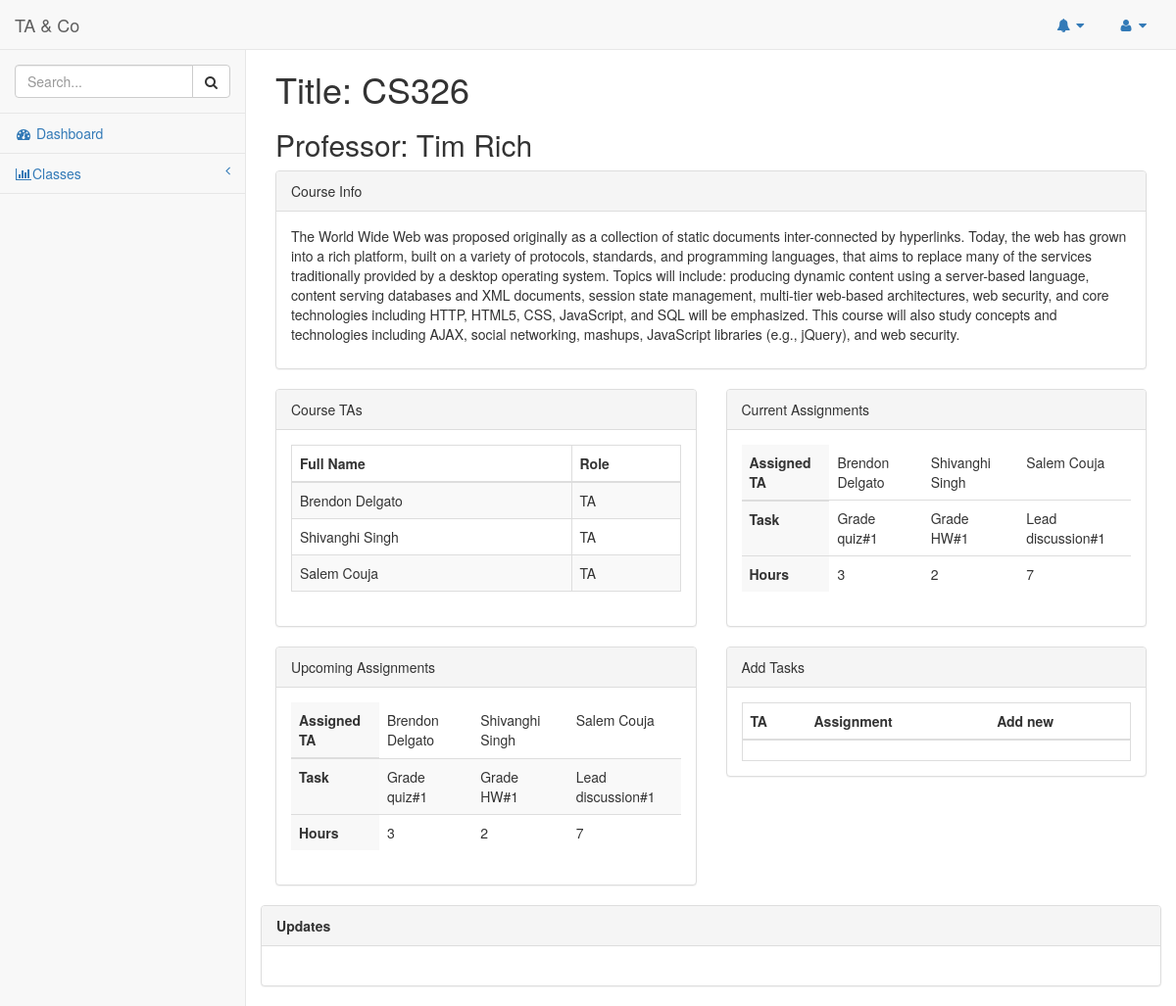
The app's page /taco/course/54110283-9b0f-487e-8e72-9b002011534c (signed in), older data.
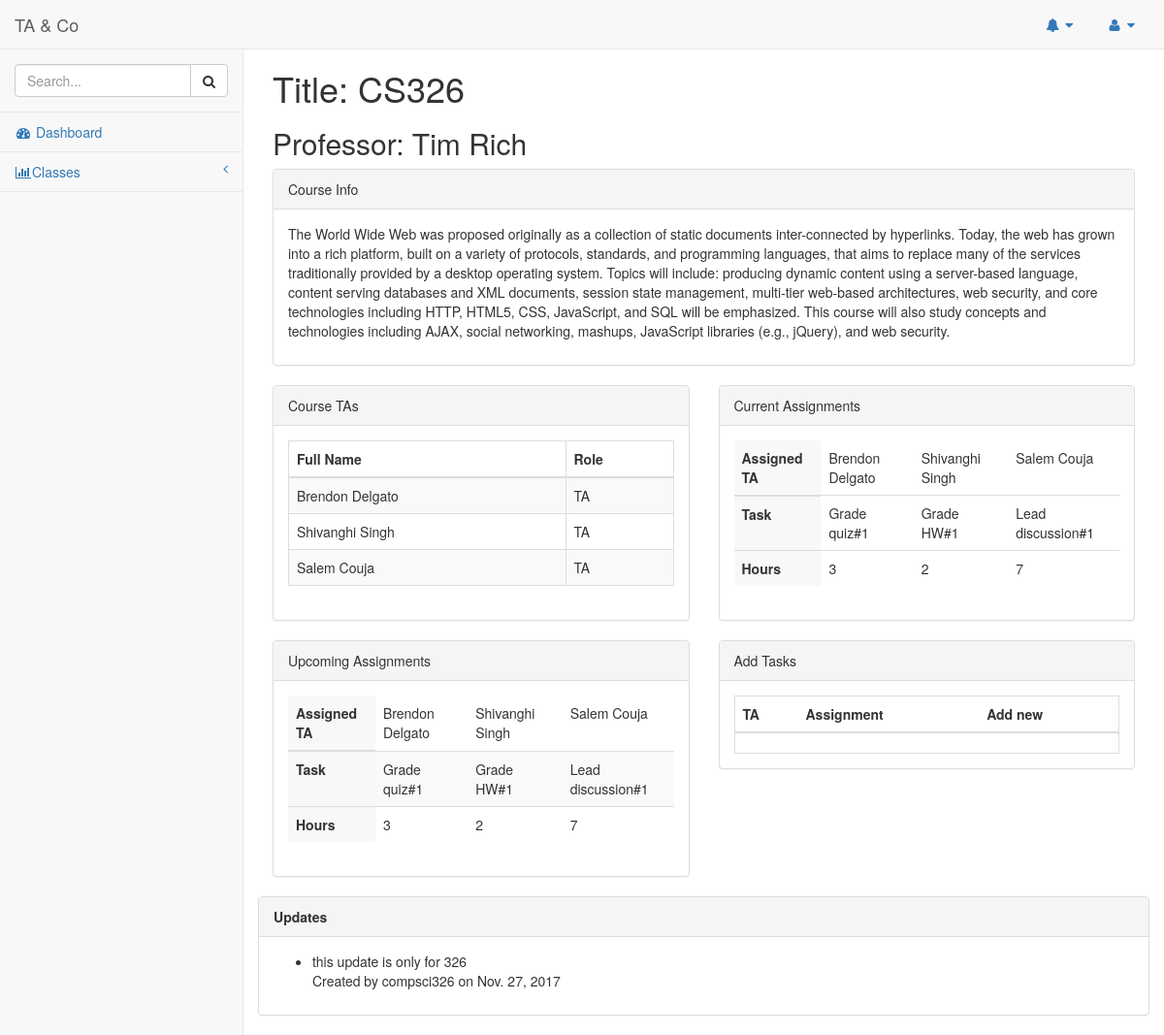
The same page, newer data.
### taco/models.py (models this page shows, shortened)
class Course(models.Model):
	cid = models.UUIDField(primary_key=True, default=uuid.uuid4, help_text="Unique ID for the Course")
	cname = models.CharField(max_length=200, help_text="Enter Course Name")
	cdescription=models.TextField(max_length=1000, help_text="Enter a brief description of the course")
	professor=models.ForeignKey('Professor', on_delete=models.SET_NULL, null=True)
	ta=models.ManyToManyField(Ta, help_text="Select a TA for this course")

class Professor(models.Model):
	pid = models.UUIDField(primary_key=True, default=uuid.uuid4, help_text="Unique ID for the Professor")
	pname = models.CharField(max_length=200, help_text="Enter Professor's Name")
	def __str__(self):
		return '%s' % (self.pname)

class Ta(models.Model):
	tid = models.UUIDField(primary_key=True, default=uuid.uuid4, help_text="Unique ID for the TA")
	full_name = models.CharField(max_length=200, help_text="Enter Full Name")
	assignment = models.ForeignKey('Assignment', on_delete=models.SET_NULL, null=True)

class Update(models.Model):
	uid = models.UUIDField(primary_key=True, default=uuid.uuid4, help_text="Unique ID for the Update")
	ustring = models.CharField(max_length=200, help_text="Enter the Update")
	desiredCourse = models.ManyToManyField(Course, help_text="Select a course that you would like to update its TA's")

class CourseUpdate(Update):
    course = models.ForeignKey(Course)

### taco/views.py (the view)
# urls.py: url(r'^course/(?P<pk>[A-Za-z0-9-]+)$', views.CourseDetailView.as_view(), name='course-detail'),
class CourseDetailView(LoginRequiredMixin, generic.DetailView):
    model = Course

### taco/templates/taco/course_detail.html (shortened to what this page needs)
{% extends "base_generic.html" %}
{% block content %}
  <div class="col-lg-12">
      <div class="row">
          <div class="col-lg-12">
              <h1> Title: {{course.cname}}</h1>
              <h2> Professor: {{course.professor}} </h2>
          </div>
      </div>
<div class="row">
      <div class="col-lg-12">
          <div class="panel panel-default">
              <div class="panel-heading">
                  Course Info
              </div>
              <div class="panel-body">
                  <p>
                    {{course.cdescription}}
                  </p>
              </div>
          </div>
      </div>
</div>
      <div class="row">
          <div class="col-lg-6">
              <div class="panel panel-default">
                  <div class="panel-heading">
                     Course TAs
                  </div>
                  <div class="panel-body">
                      <div class="table-responsive">
                          <table class="table table-striped table-bordered table-hover">
                              <thead>
                                  <tr>
                                      <th>Full Name</th>
                                      <th>Role</th>
                                  </tr>
                              </thead>
                              <tbody>
                                  {% for ta in course.ta.all %} <tr><td>{{ ta.full_name }}</td><td>TA</td></tr> {% endfor %}
                              </tbody>
                          </table>
                      </div>
                  </div>
              </div>
          </div>
          <div class="col-lg-6">
              <div class="panel panel-default">
                  <div class="panel-heading">
                    Current Assignments
                  </div>
                  <div class="panel-body">
                      <div class="table-responsive">
                          <table id="current-assignment-table" class="table">
                              <thead>
                                  <tr>
                                    <th bgcolor="#f8f8f8">Assigned TA</th>
                                    {% for ta in course.ta.all %} <td>{{ ta.full_name }}</td> {% endfor %}
                                  </tr>
                              </thead>
                              <tbody>
                                  <tr>
                                      <th bgcolor="#f8f8f8">Task</th>
                                      <td>Grade quiz#1</td>
                                      <td>Grade HW#1</td>
                                      <td>Lead discussion#1</td>
                                  </tr>
                                  <tr>
                                      <th bgcolor="#f8f8f8">Hours</th>
                                      <td>3</td>
                                      <td>2</td>
                                      <td>7</td>
                                  </tr>
                              </tbody>
                          </table>
                      </div>
                  </div>
              </div>
          </div>
      </div>
      <div class="row">
          <div class="col-lg-6">
              <div class="panel panel-default">
                  <div class="panel-heading">
                    Upcoming Assignments</div>
                  <div class="panel-body">
                      <div class="table-responsive">
                          <table class="table table-striped">
                              <thead>
                                  <tr>
                                    <th bgcolor="#f8f8f8">Assigned TA</th>
                                    {% for ta in course.ta.all %} <td>{{ ta.full_name }}</td> {% endfor %}
                                  </tr>
                              </thead>
                              <tbody>
                                  <tr>
                                      <th bgcolor="#f8f8f8">Task</th>
                                      <td>Grade quiz#1</td>
                                      <td>Grade HW#1</td>
                                      <td>Lead discussion#1</td>
                                  </tr>
                                  <tr>
                                      <th bgcolor="#f8f8f8">Hours</th>
                                      <td>3</td>
                                      <td>2</td>
                                      <td>7</td>
                                  </tr>
                              </tbody>
                          </table>
                      </div>
                  </div>
              </div>
          </div>
          <div class="col-lg-6">
              <div class="panel panel-default">
                  <div class="panel-heading">
                    Add Tasks
                    </div>
                  <div class="panel-body">
                      <div class="table-responsive table-bordered">
                          <table class="table" id="myTable">
                              <thead>
                                  <tr>
                                      <th>TA</th>
                                      <th>Assignment</th>
                                      <th> <span onclick="myCreateFunction()">Add new</span></th>
                                  </tr>
                              </thead>
                          </table>
                      </div>
                  </div>
              </div>
          </div>
            <div class="row">
          <div class="col-lg-12">
              <div class="panel panel-default">
                  <div class="panel-heading"><b>Updates</b></div>
                  <div class="panel-body">
                                  <ul>
                                    {% for update in course.courseupdate_set.all %}
                                      <li>
                                        <p>{{ update.comment }}<br>Created by {{ update.user }} on {{ update.date }}</p>
                                      </li>
                                    {% endfor %}
                                  </ul>
                  </div>
              </div>
          </div>
      </div>
  </div>
{% endblock %}

### taco/templates/base_generic.html (shortened to what this page needs)
<!DOCTYPE html>
<html lang="en">
<head>
    {%load static %}
    <link href="{% static 'css/vendor/bootstrap/css/bootstrap.min.css' %}" rel="stylesheet">
    <link href="{% static 'css/vendor/metisMenu/metisMenu.min.css' %}" rel="stylesheet">
    <link href="{% static 'css/dist/css/sb-admin-2.css' %}" rel="stylesheet">
    <link href="{% static 'css/vendor/morrisjs/morris.css' %}" rel="stylesheet">
    <link href="{% static 'css/vendor/font-awesome/css/font-awesome.min.css' %}" rel="stylesheet" type="text/css">
</head>
<body>
      {%load static %}
    <div id="wrapper">
        <nav class="navbar navbar-default navbar-static-top" role="navigation" style="margin-bottom: 0">
            <div class="navbar-header">
                <a class="navbar-brand" href="index.html">TA & Co</a>
            </div>
            <ul class="nav navbar-top-links navbar-right">
                <li class="dropdown">
                    <a  class="dropdown-toggle" data-toggle="dropdown" href="#">
                        <i class="fa fa-bell fa-fw"></i>
                        <i class="fa fa-caret-down"></i>
                    </a>
                </li>
                <li class="dropdown">
                    <a class="dropdown-toggle" data-toggle="dropdown" href="#">
                        <i class="fa fa-user fa-fw"></i>
                        <i class="fa fa-caret-down"></i>
                    </a>
                        </li>
                    </ul>
            <div class="navbar-default sidebar" role="navigation">
                <div class="sidebar-nav navbar-collapse">
                    <ul class="nav" id="side-menu">
                        <li class="sidebar-search">
                            <div class="input-group custom-search-form">
                                <input type="text" class="form-control" placeholder="Search...">
                                <span class="input-group-btn">
                                <button class="btn btn-default" type="button">
                                    <i class="fa fa-search"></i>
                                </button>
                            </span>
                            </div>
                        </li>
                        <li class="">
                            <a href="{% url 'index' %}"><i class="fa fa-dashboard fa-fw"></i> Dashboard</a>
                        </li>
                        <li class="">
                            <a href="{% url 'courses' %}"><i class="fa fa-bar-chart-o fa-fw"></i>Classes<span class="fa arrow"></span></a>
                        </li>
                    </ul>
                </div>
            </div>
        </nav>
            <div id="page-wrapper">
            <div class="row">
                    {% block content %} {% endblock %}
            </div>
        </div>
    </div>
</body>
</html>

Row changes from the older to the newer data that the page shows:
added CourseUpdate: comment "this update is only for 326", user "compsci326", date "Nov. 27, 2017"
